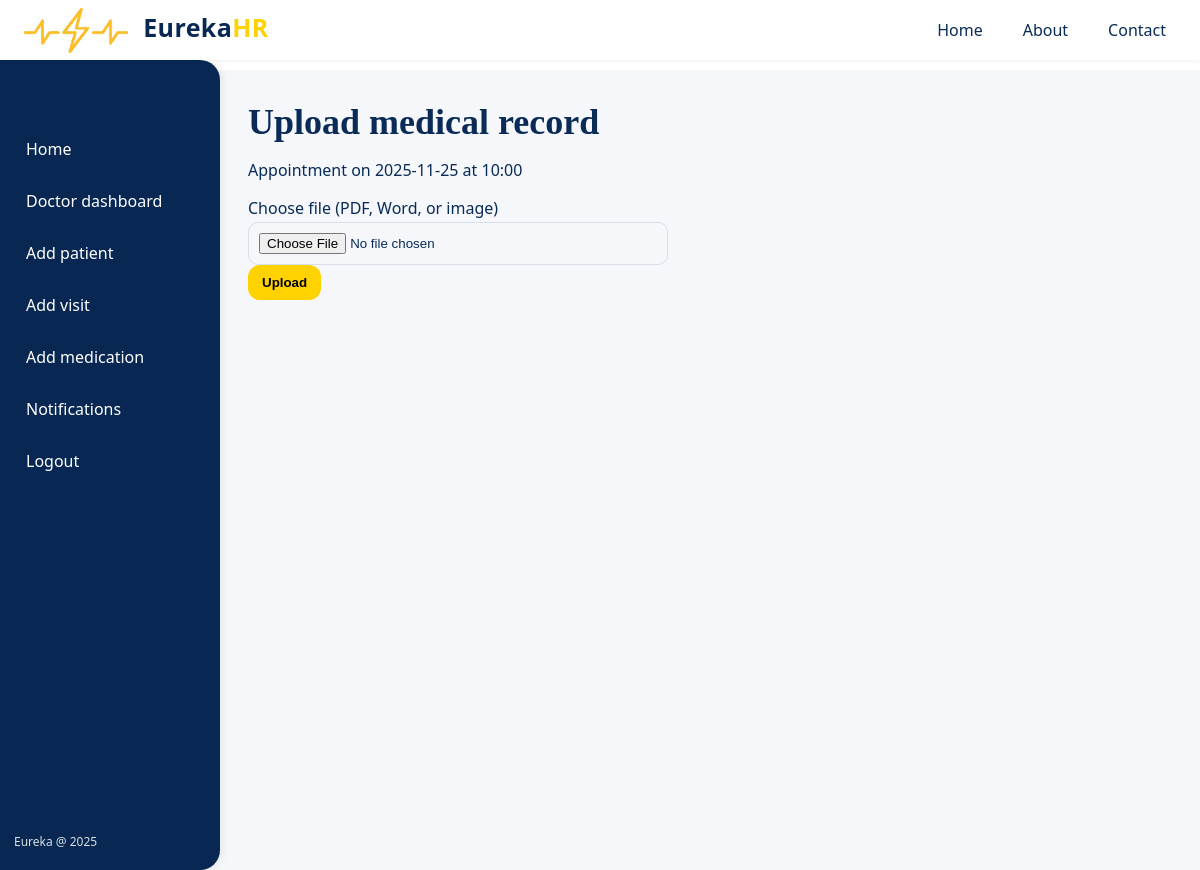
/doctor/appointment/1/upload (signed in), run on an earlier commit of the app's database.
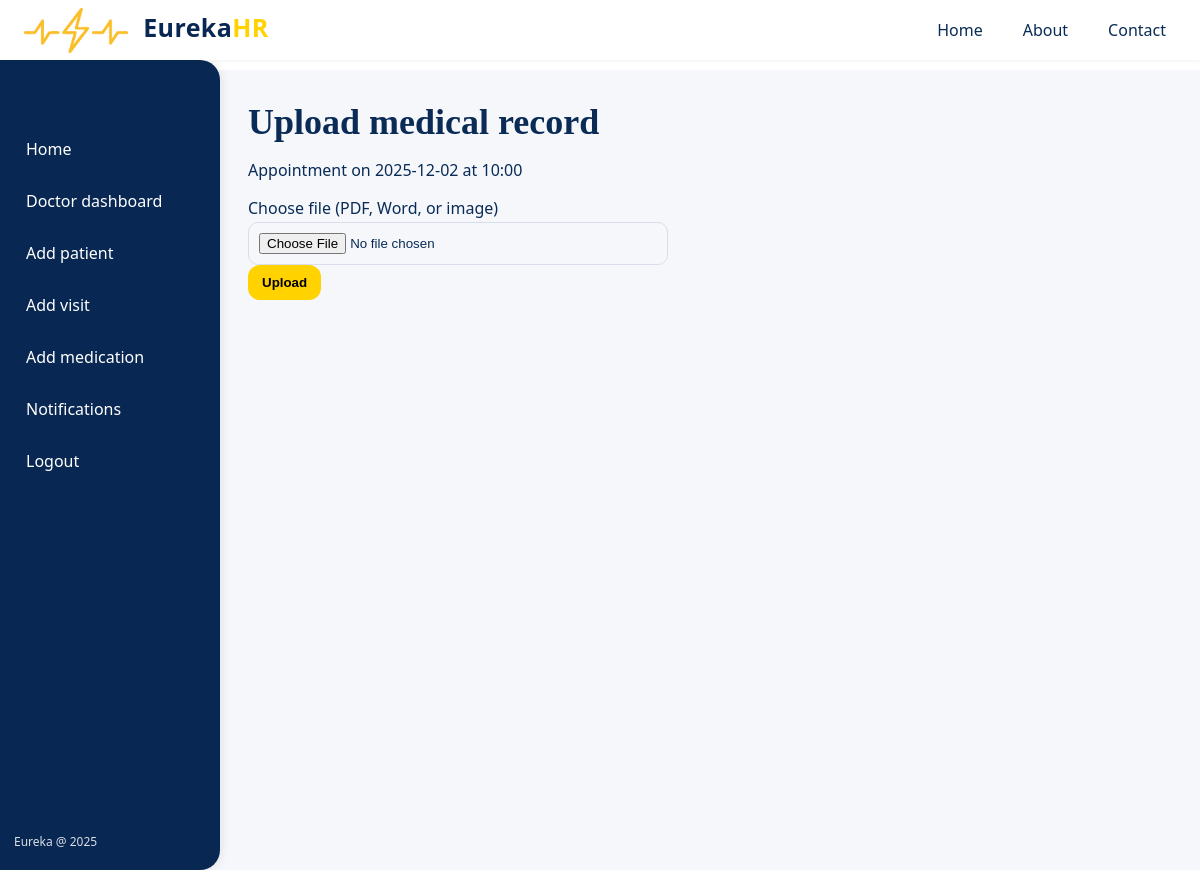
And on a later commit of the database.
### app.py (models this page shows)
class Appointment(db.Model):
    id = db.Column(db.Integer, primary_key=True)
    patient_id = db.Column(db.Integer, db.ForeignKey("patient.id"), nullable=False)
    doctor_id = db.Column(db.Integer, db.ForeignKey("user.id"), nullable=True)
    date = db.Column(db.String(20), nullable=False)
    time = db.Column(db.String(10), nullable=True)
    reason = db.Column(db.String(255), nullable=True)
    status = db.Column(db.String(20), nullable=False, default="Pending")  # Pending / Approved / Rejected
    created_at = db.Column(db.DateTime, default=datetime.utcnow)
    patient = db.relationship("Patient", backref="appointments")
    doctor = db.relationship("User", foreign_keys=[doctor_id])

### app.py (the view, shortened to what this page needs)
@app.route("/doctor/appointment/<int:aid>/upload", methods=["GET", "POST"])
@doctor_required
def upload_record(aid):
    user = current_user()
    appt = Appointment.query.get_or_404(aid)
    patient = Patient.query.get_or_404(appt.patient_id)
    if patient.doctor_id != user.id:
        abort(403)
    return render_template("upload_record.html", user=user, appt=appt)

### app.py (called while the page is built)
def current_user():
    uid = session.get("user_id")
    if not uid:
        return None
    return User.query.get(uid)

def doctor_required(fn):
    from functools import wraps
    @wraps(fn)
    def wrapper(*args, **kwargs):
        user = current_user()
        if not user or user.role != "doctor":
            abort(403)
        return fn(*args, **kwargs)
    return wrapper

### templates/upload_record.html
{% extends 'base.html' %}
{% block content %}
  <h1>Upload medical record</h1>
  <p>Appointment on {{ appt.date }} {% if appt.time %}at {{ appt.time }}{% endif %}</p>
  <form method="post" enctype="multipart/form-data">
    <label for="file">Choose file (PDF, Word, or image)</label>
    <input type="file" name="file" id="file" required>
    <br><button type="submit">Upload</button>
  </form>
{% endblock %}

What changed in the data, as far as the page shows it:
changed Appointment: date "2025-11-25" → "2025-12-02"
